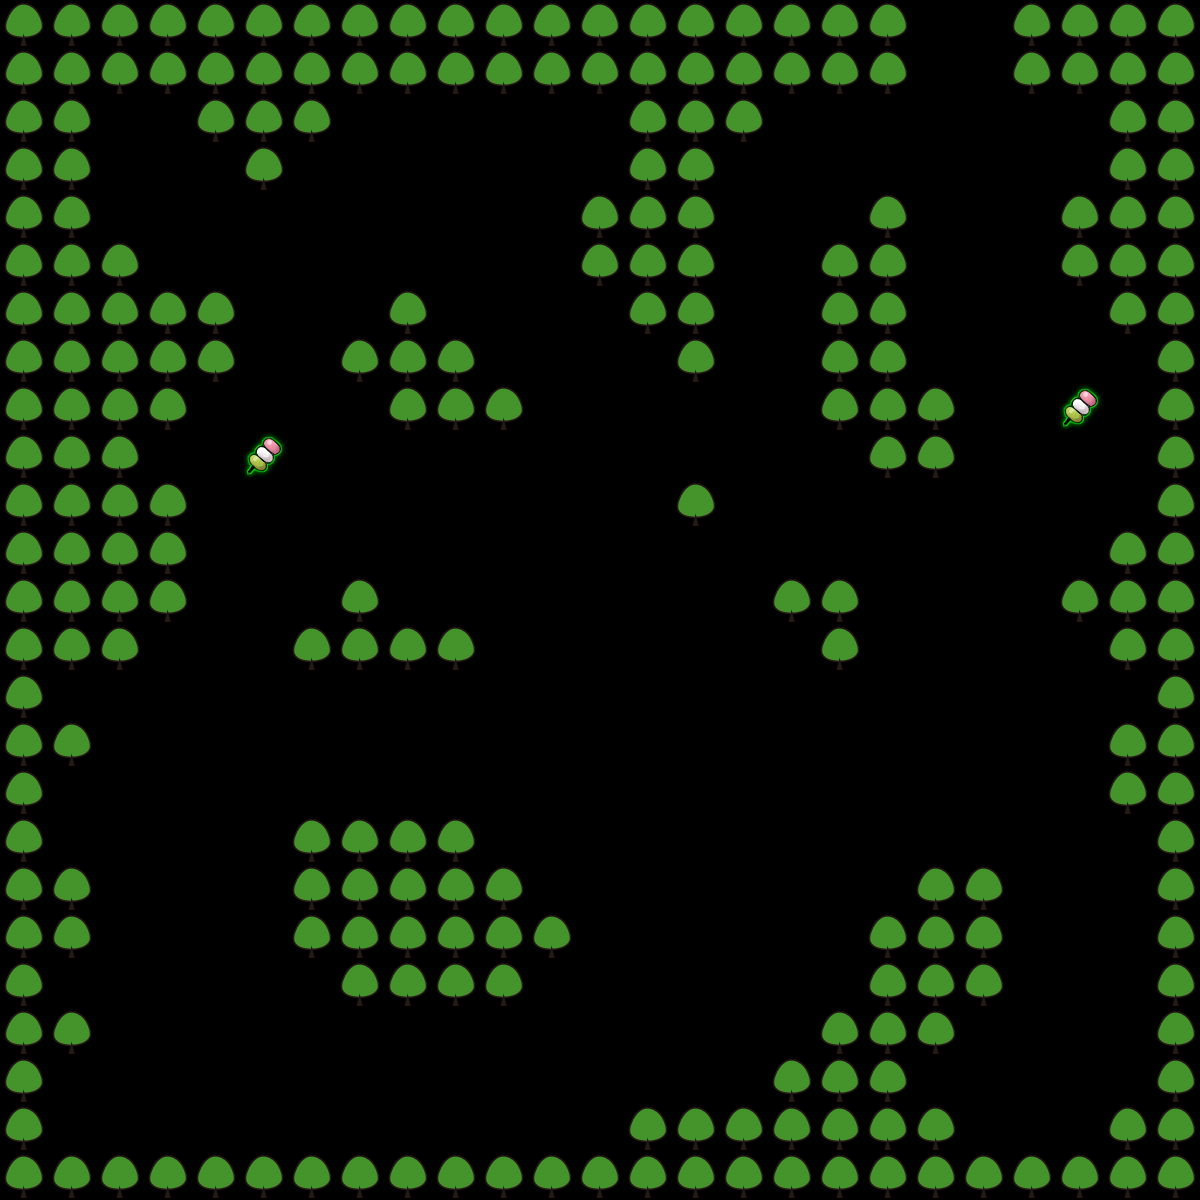

The image is a tile-based game level rendered from a .tmx file. Its description and source (layers, tilesets, objects; grid data summarised) follow:
An orthogonal 25x25 tile map with 48x48 px tiles, 2 tile layers (Terrain, Object), 2 tilesets.

<map version="1.0" orientation="orthogonal" renderorder="right-down" width="25" height="25" tilewidth="48" tileheight="48" nextobjectid="1">
 <tileset firstgid="1" source="object.tsx" />
 <tileset firstgid="6" source="terrain.tsx" />
 <layer name="Terrain" width="25" height="25">
  <data>[625 cells, 248 non-empty, 1 distinct tile ids]</data>
 </layer>
 <layer name="Object" width="25" height="25">
  <data>[625 cells, 2 non-empty, 1 distinct tile ids]</data>
 </layer>
</map>
